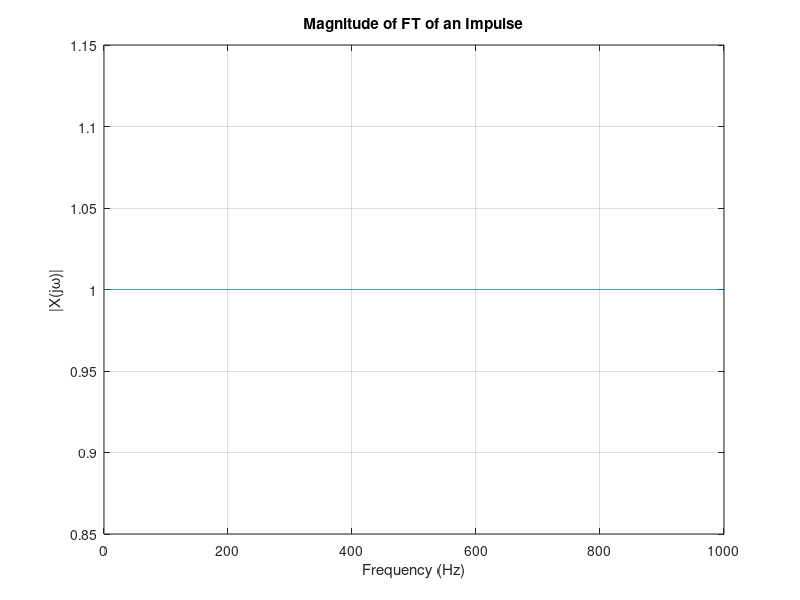

This figure's MATLAB source:
clc;
clear all;
close all;

% Part a
% Define parameters for the signal
T = 2;
Fs = 1000;      % Sampling frequency, Hz
dt = 1/Fs;      % Sampling Period, s
t = -5:dt:5;    % Time vector
N = T * Fs;     % Number of samples

% Impulse Signal
impulse = round(N/2);
x = zeros(1, N);
x(impulse) = 1;

% Magnitude
mag = abs(fft(x));

% Frequency vector
f = (0:N-1) * (Fs/N);

% Plotting the Magnitude Spectrum
plot(f, mag);
title('Magnitude of FT of an Impulse');
xlabel('Frequency (Hz)');
ylabel('|X(jω)|');
grid on;


